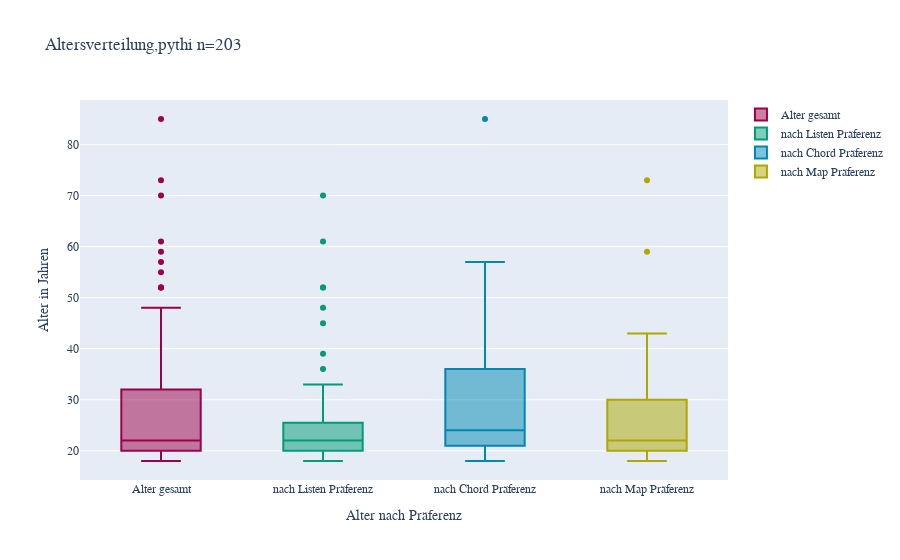
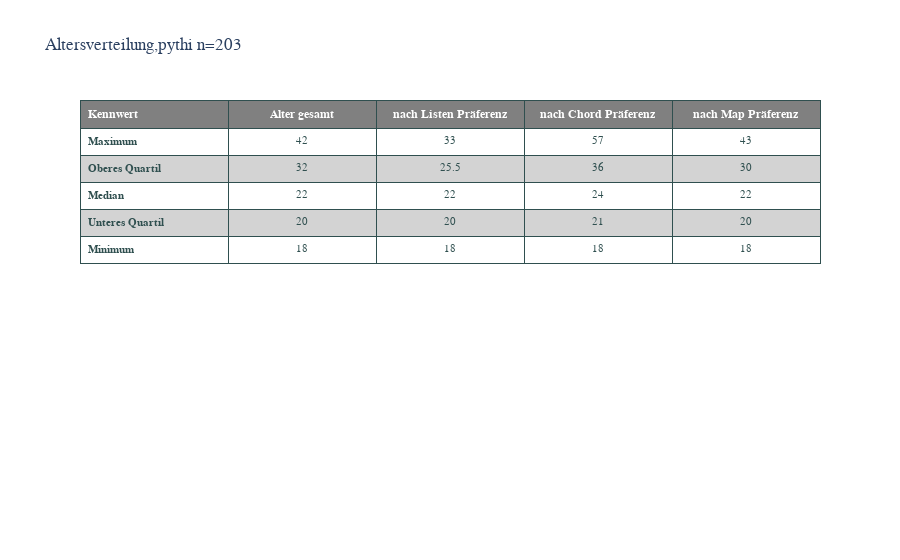

Notebook source saved alongside these figures, in order:
### Markdown cell above
## Socio-Demographic Data
### Age

### Code cell
df = surveyData[['age', 'highest-preferenced-viz']]

# Label strings
chartLabel = f"Altersverteilung,pythi n={len(df)}"
categoryGroups = ["Alter gesamt", "nach Listen Präferenz", "nach Chord Präferenz", "nach Map Präferenz"]
yLabel = "Alter in Jahren"
fig = go.Figure()

# Age over all
fig.add_trace(go.Box(y=df['age'], name=categoryGroups[0],
                marker_color = urCdColors[0]))
# Age preferred List
fig.add_trace(go.Box(y=df[df['highest-preferenced-viz'] == "Liste"]['age'], name=categoryGroups[1],
                marker_color = urCdColors[1]))
# Age preferred Chord
fig.add_trace(go.Box(y=df[df['highest-preferenced-viz'] == "Chord"]['age'], name=categoryGroups[2],
                marker_color = urCdColors[2]))
# Age preferred Map
fig.add_trace(go.Box(y=df[df['highest-preferenced-viz'] == "Map"]['age'], name=categoryGroups[3],
                marker_color = urCdColors[3]))
fig.update_layout(
    title=chartLabel,
    xaxis_title="Alter nach Präferenz",
    yaxis_title=yLabel,
    # legend_title="Legend Title",
    font=dict(
        family="Frutiger Next LT W1G, Gill Sans, sans-serif",
        size=12,
        # color="RebeccaPurple"
    )
)

fig.update_layout(title_text=chartLabel)
fig.show()

# Table age
fig = go.Figure(data=[go.Table(
  header=dict(
    values=['<b>Kennwert</b>', f"<b>{categoryGroups[0]}</b>", f"<b>{categoryGroups[1]}</b>", f"<b>{categoryGroups[2]}</b>", f"<b>{categoryGroups[3]}</b>"],
    line_color='darkslategray',
    fill_color=headerColor,
    align=['left','center'],
    font=dict(color='white', size=12)
  ),
  cells=dict(
    values=[
      ['<b>Maximum</b>', '<b>Oberes Quartil</b>', '<b>Median</b>', '<b>Unteres Quartil</b>', '<b>Minimum</b>'],
      [42, 32, 22, 20, 18],
      [33, 25.5, 22, 20, 18],
      [57, 36, 24, 21, 18],
      [43, 30, 22, 20, 18]],
    line_color='darkslategray',
    # 2-D list of colors for alternating rows
    fill_color = [[rowOddColor,rowEvenColor,rowOddColor, rowEvenColor,rowOddColor]*5],
    align = ['left', 'center'],
    font = dict(color = 'darkslategray', size = 11)
    ))
])

fig.update_layout(
    title=chartLabel,
    yaxis_title=yLabel,
    # legend_title="Legend Title",
    font=dict(
        family="Frutiger Next LT W1G, Gill Sans, sans-serif",
        size=12,
        # color="RebeccaPurple"
    )
)

fig.show()

### Figure 1 — Plotly figure (JSON) as saved in the notebook; plotly's stock layout.template omitted (floating-point values rounded to 4 significant figures; data arrays with more than 128 entries replaced by an {"elided": "..."} marker saying what was removed)
{"data": [{"marker": {"color": "rgb(156,0,75)"}, "name": "Alter gesamt", "type": "box", "y": {"elided": "203 int values"}}, {"marker": {"color": "rgb(0,155,119)"}, "name": "nach Listen Präferenz", "type": "box", "y": [20, 24, 22, 20, 21, 19, 21, 23, 23, 24, 30, 45, 52, 61, 36, 52, 39, 20, 21, 20, 23, 22, 24, 23, 22, 18, 33, 20, 21, 30, 22, 24, 23, 23, 22, 20, 20, 20, 20, 20, 20, 20, 21, 20, 22, 70, 22, 21, 21, 20, 33, 32, 48]}, {"marker": {"color": "rgb(0,135,178)"}, "name": "nach Chord Präferenz", "type": "box", "y": [20, 24, 22, 19, 19, 20, 19, 19, 19, 22, 22, 26, 23, 57, 36, 31, 26, 42, 46, 26, 39, 55, 34, 37, 31, 40, 42, 41, 21, 33, 33, 85, 52, 38, 21, 23, 20, 28, 22, 21, 24, 24, 22, 18, 21, 22, 20, 19, 20, 27, 19, 22, 38, 41, 25, 33, 19, 21]}, {"marker": {"color": "rgb(174,167,0)"}, "name": "nach Map Präferenz", "type": "box", "y": [21, 21, 22, 21, 22, 21, 20, 21, 21, 20, 22, 23, 20, 19, 20, 26, 18, 24, 23, 28, 20, 19, 18, 21, 26, 23, 20, 19, 22, 19, 23, 20, 21, 21, 20, 19, 20, 25, 41, 59, 36, 25, 36, 35, 32, 33, 42, 22, 39, 73, 27, 37, 31, 38, 43, 23, 20, 29, 20, 20, 20, 20, 37, 25, 19, 25, 20, 27, 20, 20, 20, 22, 22, 22, 20, 20, 20, 21, 33, 20, 25, 22, 20, 28, 33, 35, 33, 40, 26, 38, 33, 36]}], "layout": {"font": {"family": "Frutiger Next LT W1G, Gill Sans, sans-serif", "size": 12}, "title": {"text": "Altersverteilung,pythi n=203"}, "xaxis": {"title": {"text": "Alter nach Präferenz"}}, "yaxis": {"title": {"text": "Alter in Jahren"}}}}

### Figure 2 — Plotly figure (JSON) as saved in the notebook; plotly's stock layout.template omitted (floating-point values rounded to 4 significant figures)
{"data": [{"cells": {"align": ["left", "center"], "fill": {"color": [["white", "lightgrey", "white", "lightgrey", "white", "white", "lightgrey", "white", "lightgrey", "white", "white", "lightgrey", "white", "lightgrey", "white", "white", "lightgrey", "white", "lightgrey", "white", "white", "lightgrey", "white", "lightgrey", "white"]]}, "font": {"color": "darkslategray", "size": 11}, "line": {"color": "darkslategray"}, "values": [["<b>Maximum</b>", "<b>Oberes Quartil</b>", "<b>Median</b>", "<b>Unteres Quartil</b>", "<b>Minimum</b>"], [42, 32, 22, 20, 18], [33, 25.5, 22, 20, 18], [57, 36, 24, 21, 18], [43, 30, 22, 20, 18]]}, "header": {"align": ["left", "center"], "fill": {"color": "grey"}, "font": {"color": "white", "size": 12}, "line": {"color": "darkslategray"}, "values": ["<b>Kennwert</b>", "<b>Alter gesamt</b>", "<b>nach Listen Präferenz</b>", "<b>nach Chord Präferenz</b>", "<b>nach Map Präferenz</b>"]}, "type": "table"}], "layout": {"font": {"family": "Frutiger Next LT W1G, Gill Sans, sans-serif", "size": 12}, "title": {"text": "Altersverteilung,pythi n=203"}, "yaxis": {"title": {"text": "Alter in Jahren"}}}}
